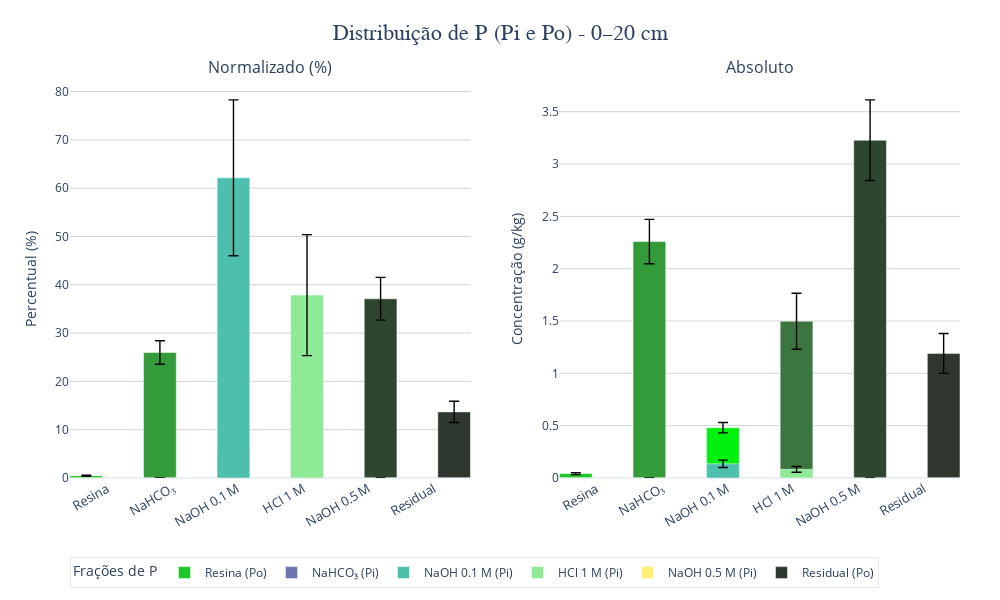

This figure's notebook cell:
### Code cell
def add_vertical_bars_with_errors(fig, medias_Po, stds_Po, medias_Pi, stds_Pi, col, y_title):
    bar_width = 0.5  # espessura da barra

    for i in range(len(nomes)):
        # Resina e Residual
        if i in [0, 5]:
            fig.add_trace(go.Bar(
                x=[nomes[i]],
                y=[medias_Po[i]],
                error_y=dict(type='data', array=[stds_Po[i]], color='black', thickness=1.4, width=5),
                name=f"{nomes[i]} (Po)",
                marker_color=cores_Po[i],
                width=bar_width,
                offsetgroup=str(i),
                showlegend=(col == 1)
            ), row=1, col=col)

            # Pi fictício = 0 (para manter agrupamento)
            fig.add_trace(go.Bar(
                x=[nomes[i]],
                y=[0],
                marker_color=cores_Pi[i],
                width=bar_width,
                offsetgroup=str(i),
                showlegend=False
            ), row=1, col=col)
        else:
            # Po
            fig.add_trace(go.Bar(
                x=[nomes[i]],
                y=[medias_Po[i]],
                error_y=dict(type='data', array=[stds_Po[i]], color='black', thickness=1.4, width=5),
                name=f"{nomes[i]} (Po)",
                marker_color=cores_Po[i],
                width=bar_width,
                offsetgroup=str(i),
                showlegend=False
            ), row=1, col=col)

            # Pi
            fig.add_trace(go.Bar(
                x=[nomes[i]],
                y=[medias_Pi[i]],
                error_y=dict(type='data', array=[stds_Pi[i]], color='black', thickness=1.4, width=5),
                name=f"{nomes[i]} (Pi)",
                marker_color=cores_Pi[i],
                width=bar_width,
                offsetgroup=str(i),
                showlegend=(col == 1)
            ), row=1, col=col)

    fig.update_yaxes(title_text=y_title, showgrid=True, gridcolor="lightgray", zeroline=True, row=1, col=col)
    fig.update_xaxes(showgrid=False, tickangle=-30, tickfont=dict(size=13), row=1, col=col)

fig = make_subplots(rows=1, cols=2, subplot_titles=("Normalizado (%)", "Absoluto"), shared_yaxes=False)

media_Po_gkg = media_Po / 1000
media_Pi_gkg = media_Pi / 1000
std_Po_gkg   = std_Po / 1000
std_Pi_gkg   = std_Pi / 1000

add_vertical_bars_with_errors(fig, media_Po_norm, std_Po_norm, media_Pi_norm, std_Pi_norm, 1, "Percentual (%)")
add_vertical_bars_with_errors(fig, media_Po_gkg, std_Po_gkg, media_Pi_gkg, std_Pi_gkg, 2, "Concentração (g/kg)")

fig.update_layout(
    barmode='group',
    title=dict(text="Distribuição de P (Pi e Po) - 0–20 cm", x=0.5, font=dict(size=22, family="Arial")),
    bargap=0.25,
    width=1000,
    height=600,
    template="plotly_white",
    legend_title="Frações de P",
    legend=dict(
        orientation="h",
        y=-0.2,
        x=0,
        bgcolor="rgba(255,255,255,0.7)",
        bordercolor="lightgray",
        borderwidth=0.5
    ),
    margin=dict(l=70, r=40, t=80, b=80)
)

fig.show()

### Figure 1 — Plotly figure (JSON) as saved in the notebook; plotly's stock layout.template omitted (floating-point values rounded to 4 significant figures)
{"data": [{"error_y": {"array": [0.1073], "color": "black", "thickness": 1.4, "type": "data", "width": 5}, "marker": {"color": "#1EC729"}, "name": "Resina (Po)", "offsetgroup": "0", "showlegend": true, "type": "bar", "width": 0.5, "x": ["Resina"], "xaxis": "x", "y": [0.4847], "yaxis": "y"}, {"marker": {"color": "#7b3ba4"}, "offsetgroup": "0", "showlegend": false, "type": "bar", "width": 0.5, "x": ["Resina"], "xaxis": "x", "y": [0], "yaxis": "y"}, {"error_y": {"array": [2.435], "color": "black", "thickness": 1.4, "type": "data", "width": 5}, "marker": {"color": "#349B3A"}, "name": "NaHCO₃ (Po)", "offsetgroup": "1", "showlegend": false, "type": "bar", "width": 0.5, "x": ["NaHCO₃"], "xaxis": "x", "y": [25.98], "yaxis": "y"}, {"error_y": {"array": [0], "color": "black", "thickness": 1.4, "type": "data", "width": 5}, "marker": {"color": "#6b75b2"}, "name": "NaHCO₃ (Pi)", "offsetgroup": "1", "showlegend": true, "type": "bar", "width": 0.5, "x": ["NaHCO₃"], "xaxis": "x", "y": [0], "yaxis": "y"}, {"error_y": {"array": [0.5713], "color": "black", "thickness": 1.4, "type": "data", "width": 5}, "marker": {"color": "#00F010"}, "name": "NaOH 0.1 M (Po)", "offsetgroup": "2", "showlegend": false, "type": "bar", "width": 0.5, "x": ["NaOH 0.1 M"], "xaxis": "x", "y": [5.527], "yaxis": "y"}, {"error_y": {"array": [16.14], "color": "black", "thickness": 1.4, "type": "data", "width": 5}, "marker": {"color": "#4cc0ad"}, "name": "NaOH 0.1 M (Pi)", "offsetgroup": "2", "showlegend": true, "type": "bar", "width": 0.5, "x": ["NaOH 0.1 M"], "xaxis": "x", "y": [62.14], "yaxis": "y"}, {"error_y": {"array": [3.076], "color": "black", "thickness": 1.4, "type": "data", "width": 5}, "marker": {"color": "#3B753F"}, "name": "HCl 1 M (Po)", "offsetgroup": "3", "showlegend": false, "type": "bar", "width": 0.5, "x": ["HCl 1 M"], "xaxis": "x", "y": [17.22], "yaxis": "y"}, {"error_y": {"array": [12.52], "color": "black", "thickness": 1.4, "type": "data", "width": 5}, "marker": {"color": "#8eea95"}, "name": "HCl 1 M (Pi)", "offsetgroup": "3", "showlegend": true, "type": "bar", "width": 0.5, "x": ["HCl 1 M"], "xaxis": "x", "y": [37.86], "yaxis": "y"}, {"error_y": {"array": [4.429], "color": "black", "thickness": 1.4, "type": "data", "width": 5}, "marker": {"color": "#2E4630"}, "name": "NaOH 0.5 M (Po)", "offsetgroup": "4", "showlegend": false, "type": "bar", "width": 0.5, "x": ["NaOH 0.5 M"], "xaxis": "x", "y": [37.1], "yaxis": "y"}, {"error_y": {"array": [0], "color": "black", "thickness": 1.4, "type": "data", "width": 5}, "marker": {"color": "#fff176"}, "name": "NaOH 0.5 M (Pi)", "offsetgroup": "4", "showlegend": true, "type": "bar", "width": 0.5, "x": ["NaOH 0.5 M"], "xaxis": "x", "y": [0], "yaxis": "y"}, {"error_y": {"array": [2.19], "color": "black", "thickness": 1.4, "type": "data", "width": 5}, "marker": {"color": "#2F382F"}, "name": "Residual (Po)", "offsetgroup": "5", "showlegend": true, "type": "bar", "width": 0.5, "x": ["Residual"], "xaxis": "x", "y": [13.69], "yaxis": "y"}, {"marker": {"color": "#ffb84d"}, "offsetgroup": "5", "showlegend": false, "type": "bar", "width": 0.5, "x": ["Residual"], "xaxis": "x", "y": [0], "yaxis": "y"}, {"error_y": {"array": [0.009332], "color": "black", "thickness": 1.4, "type": "data", "width": 5}, "marker": {"color": "#1EC729"}, "name": "Resina (Po)", "offsetgroup": "0", "showlegend": false, "type": "bar", "width": 0.5, "x": ["Resina"], "xaxis": "x2", "y": [0.04216], "yaxis": "y2"}, {"marker": {"color": "#7b3ba4"}, "offsetgroup": "0", "showlegend": false, "type": "bar", "width": 0.5, "x": ["Resina"], "xaxis": "x2", "y": [0], "yaxis": "y2"}, {"error_y": {"array": [0.2118], "color": "black", "thickness": 1.4, "type": "data", "width": 5}, "marker": {"color": "#349B3A"}, "name": "NaHCO₃ (Po)", "offsetgroup": "1", "showlegend": false, "type": "bar", "width": 0.5, "x": ["NaHCO₃"], "xaxis": "x2", "y": [2.26], "yaxis": "y2"}, {"error_y": {"array": [0], "color": "black", "thickness": 1.4, "type": "data", "width": 5}, "marker": {"color": "#6b75b2"}, "name": "NaHCO₃ (Pi)", "offsetgroup": "1", "showlegend": false, "type": "bar", "width": 0.5, "x": ["NaHCO₃"], "xaxis": "x2", "y": [0], "yaxis": "y2"}, {"error_y": {"array": [0.04969], "color": "black", "thickness": 1.4, "type": "data", "width": 5}, "marker": {"color": "#00F010"}, "name": "NaOH 0.1 M (Po)", "offsetgroup": "2", "showlegend": false, "type": "bar", "width": 0.5, "x": ["NaOH 0.1 M"], "xaxis": "x2", "y": [0.4808], "yaxis": "y2"}, {"error_y": {"array": [0.03523], "color": "black", "thickness": 1.4, "type": "data", "width": 5}, "marker": {"color": "#4cc0ad"}, "name": "NaOH 0.1 M (Pi)", "offsetgroup": "2", "showlegend": false, "type": "bar", "width": 0.5, "x": ["NaOH 0.1 M"], "xaxis": "x2", "y": [0.1357], "yaxis": "y2"}, {"error_y": {"array": [0.2676], "color": "black", "thickness": 1.4, "type": "data", "width": 5}, "marker": {"color": "#3B753F"}, "name": "HCl 1 M (Po)", "offsetgroup": "3", "showlegend": false, "type": "bar", "width": 0.5, "x": ["HCl 1 M"], "xaxis": "x2", "y": [1.498], "yaxis": "y2"}, {"error_y": {"array": [0.02733], "color": "black", "thickness": 1.4, "type": "data", "width": 5}, "marker": {"color": "#8eea95"}, "name": "HCl 1 M (Pi)", "offsetgroup": "3", "showlegend": false, "type": "bar", "width": 0.5, "x": ["HCl 1 M"], "xaxis": "x2", "y": [0.08266], "yaxis": "y2"}, {"error_y": {"array": [0.3853], "color": "black", "thickness": 1.4, "type": "data", "width": 5}, "marker": {"color": "#2E4630"}, "name": "NaOH 0.5 M (Po)", "offsetgroup": "4", "showlegend": false, "type": "bar", "width": 0.5, "x": ["NaOH 0.5 M"], "xaxis": "x2", "y": [3.228], "yaxis": "y2"}, {"error_y": {"array": [0], "color": "black", "thickness": 1.4, "type": "data", "width": 5}, "marker": {"color": "#fff176"}, "name": "NaOH 0.5 M (Pi)", "offsetgroup": "4", "showlegend": false, "type": "bar", "width": 0.5, "x": ["NaOH 0.5 M"], "xaxis": "x2", "y": [0], "yaxis": "y2"}, {"error_y": {"array": [0.1905], "color": "black", "thickness": 1.4, "type": "data", "width": 5}, "marker": {"color": "#2F382F"}, "name": "Residual (Po)", "offsetgroup": "5", "showlegend": false, "type": "bar", "width": 0.5, "x": ["Residual"], "xaxis": "x2", "y": [1.191], "yaxis": "y2"}, {"marker": {"color": "#ffb84d"}, "offsetgroup": "5", "showlegend": false, "type": "bar", "width": 0.5, "x": ["Residual"], "xaxis": "x2", "y": [0], "yaxis": "y2"}], "layout": {"annotations": [{"font": {"size": 16}, "showarrow": false, "text": "Normalizado (%)", "x": 0.225, "xanchor": "center", "xref": "paper", "y": 1, "yanchor": "bottom", "yref": "paper"}, {"font": {"size": 16}, "showarrow": false, "text": "Absoluto", "x": 0.775, "xanchor": "center", "xref": "paper", "y": 1, "yanchor": "bottom", "yref": "paper"}], "bargap": 0.25, "barmode": "group", "height": 600, "legend": {"bgcolor": "rgba(255,255,255,0.7)", "bordercolor": "lightgray", "borderwidth": 0.5, "orientation": "h", "title": {"text": "Frações de P"}, "x": 0, "y": -0.2}, "margin": {"b": 80, "l": 70, "r": 40, "t": 80}, "title": {"font": {"family": "Arial", "size": 22}, "text": "Distribuição de P (Pi e Po) - 0–20 cm", "x": 0.5}, "width": 1000, "xaxis": {"anchor": "y", "domain": [0, 0.45], "showgrid": false, "tickangle": -30, "tickfont": {"size": 13}}, "xaxis2": {"anchor": "y2", "domain": [0.55, 1], "showgrid": false, "tickangle": -30, "tickfont": {"size": 13}}, "yaxis": {"anchor": "x", "domain": [0, 1], "gridcolor": "lightgray", "showgrid": true, "title": {"text": "Percentual (%)"}, "zeroline": true}, "yaxis2": {"anchor": "x2", "domain": [0, 1], "gridcolor": "lightgray", "showgrid": true, "title": {"text": "Concentração (g/kg)"}, "zeroline": true}}}
